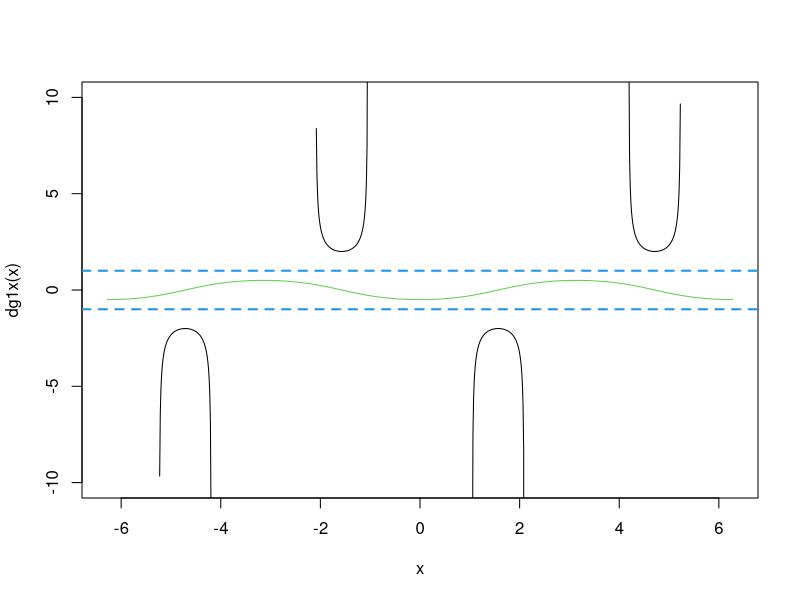
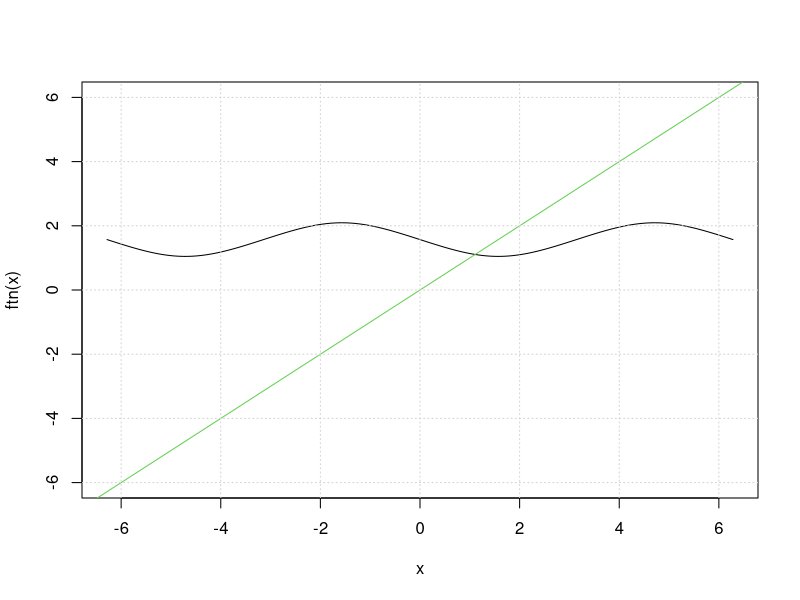
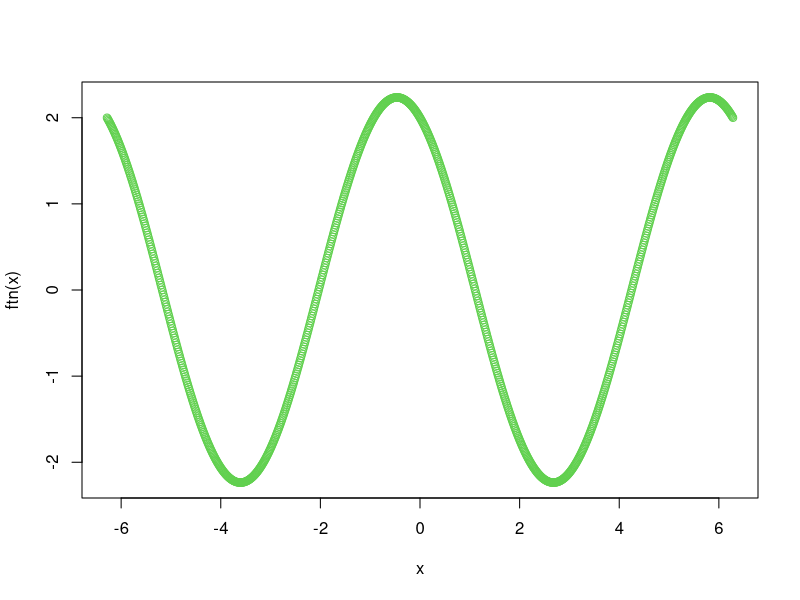
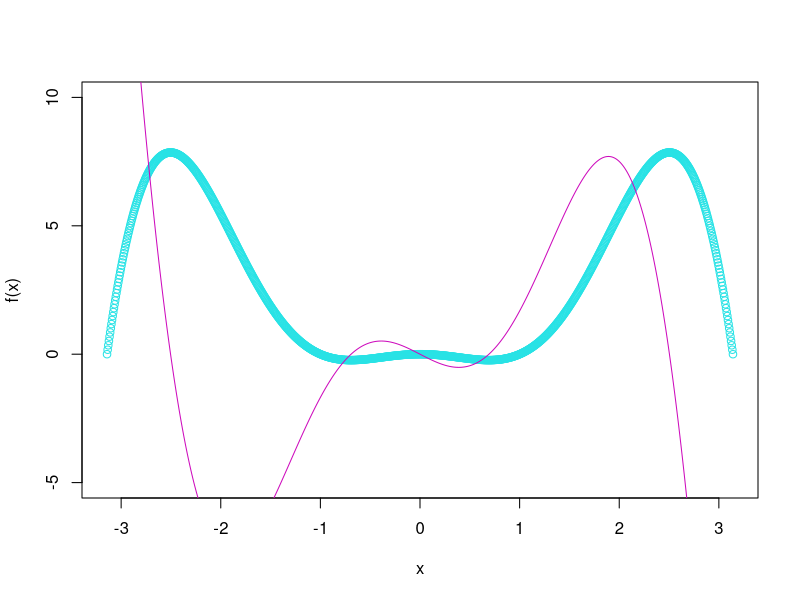

The R script that drew these images, in order: (Note: this script raises an error after producing the figures.)
#Exercise 1--------------------------------------------------------------------
#a
x = seq(-2*pi, 2*pi, length=1e3)

dg1x = function(x){
  return(-(2 * sin(x)/sqrt(1 - (2 * cos(x))^2)))
}

dg2x = function(x){
  return(-(1/2 * cos(x)/sqrt(1 - (1/2 * sin(x))^2)))
}

plot(x, dg1x(x), type = "l", ylim=c(-10,10), xlim = c(-2*pi, 2*pi))
lines(x, dg2x(x), col = 3)
abline(h=c(-1,1),col = 4,lty=2,lwd=2)

#b
x = seq(-2*pi, 2*pi, length=1e3)
ftn = function(x){
  return(acos(0.5*sin(x)))
}

plot(x, ftn(x), type = "l", ylim=c(-6,6))
abline(a = 0, b= 1, col = 3)
grid()

x0 = seq(-5, 5)

fixedpoint = function (ftn, x0, tol = 1e-6, max.iter = 100){
  xold <- x0
  xnew <- ftn(xold)
  iter <- 1
  #cat("x0 = -5:Root = ", xnew, "\n")
  while ((abs(xnew - xold) > tol) && (iter < max.iter)) {
    xold <- xnew
    xnew <- ftn(xold)
    iter <- iter + 1
    #cat("x0 = At iteration", iter, "value of x is:", xnew, "\n")
  }
  if (abs(xnew - xold) > tol) {
    #cat("Algorithm failed to converge\n")
    return(NULL)
  }
  else {
    #cat("Algorithm converged\n")
    cat("At iteration", iter, "value of x is:", xnew, "\n")
    paste(c(xnew, iter))
  }
}

for (x00 in x0) {
  a = c(fixedpoint(ftn, x00, tol = 1e-9))
}
cat(a[length(a)-1], a[length(a)])

#Exercise 2--------------------------------------------------------------------
x0 = seq(-2*pi, 2*pi, length=1e3)
ftn = function(x){
  return(2*cos(x) - sin(x))
}
plot(x, ftn(x), type= "b", col = 3)

bisection = function (ftn, x.l, x.r, tol = 1e-09){
  if (x.l >= x.r) {
    cat("error: x.l >= x.r \n")
    return(NULL)
  }
  f.l <- ftn(x.l)
  f.r <- ftn(x.r)
  if (f.l == 0) {
    return(x.l)
  }
  else if (f.r == 0) {
    return(x.r)
  }
  else if (f.l * f.r > 0) {
    cat("error: ftn(x.l) * ftn(x.r) > 0 \n")
    return(NULL)
  }
  n <- 0
  while ((x.r - x.l) > tol) {
    x.m <- (x.l + x.r)/2
    f.m <- ftn(x.m)
    if (f.m == 0) {
      return(x.m)
    }
    else if (f.l * f.m < 0) {
      x.r <- x.m
      f.r <- f.m
    }
    else {
      x.l <- x.m
      f.l <- f.m
    }
    n <- n + 1
    #cat("at iteration", n, "the root lies between", x.l, "and", x.r, "\n")
  }
  return((x.l + x.r)/2)
}

x.l = (-2*pi)
x.r = -3
r1 = c(bisection(ftn, x.l, x.r, tol = 1e-09))
a = r1[length(r1)]

x.l = (-3)
x.r = 0
r2 = c(bisection(ftn, x.l, x.r, tol = 1e-09))
b = r2[length(r2)]

x.l = 0
x.r = 3
r3 = c(bisection(ftn, x.l, x.r, tol = 1e-09))
c = r3[length(r3)]

x.l = 3
x.r = 2*pi
r4 = c(bisection(ftn, x.l, x.r, tol = 1e-09))
d = r4[length(r4)]

cat("The roots are:", a, b, c, d)

#Exercise 3--------------------------------------------------------------------
#a
x = seq(-pi, pi, length=1e3)
f = function(x){
  return((x^3 - x) * sin(x))
}
plot(x, f(x), col = 5, ylim = c(-5,10), xlim = c(-pi, pi))

df = function(x){
  return((3 * x^2 - 1) * sin(x) + (x^3 - x) * cos(x))
}
lines(x, df(x), col = 6)

fNR = function(x){
  return(c(f(x),df(x)))
}

newtonraphson = function (ftn, x0, tol = 1e-09, max.iter = 100){
  x <- x0
  fx <- ftn(x)
  iter <- 0
  while ((abs(fx[1]) > tol) && (iter < max.iter)) {
    x <- x - fx[1]/fx[2]
    fx <- ftn(x)
    iter <- iter + 1
    #cat("At iteration", iter, "value of x is:", x, "\n")
  }
  if (abs(fx[1]) > tol) {
    cat("Algorithm failed to converge\n")
    return(NULL)
  }
  else {
    #cat("Algorithm converged\n")
    return(x)
  }
}


root = rep(NA, length(x01))

x0 = -3:3
for(x01 in x0){
  e = c(newtonraphson(fNR, x01, 1e-6))
  cat(e, " ")
} 

#b









